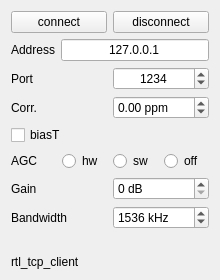
<?xml version="1.0" encoding="UTF-8"?>
<ui version="4.0">
 <class>rtl_tcp_widget</class>
 <widget class="QWidget" name="rtl_tcp_widget">
  <property name="geometry">
   <rect>
    <x>0</x>
    <y>0</y>
    <width>220</width>
    <height>260</height>
   </rect>
  </property>
  <property name="windowTitle">
   <string>rtl-tcp control</string>
  </property>
  <layout class="QVBoxLayout" name="verticalLayout">
   <item>
    <layout class="QHBoxLayout" name="horizontalLayout">
     <item>
      <widget class="QPushButton" name="tcp_connect">
       <property name="text">
        <string>connect</string>
       </property>
      </widget>
     </item>
     <item>
      <widget class="QPushButton" name="tcp_disconnect">
       <property name="text">
        <string>disconnect</string>
       </property>
      </widget>
     </item>
    </layout>
   </item>
   <item>
    <layout class="QHBoxLayout" name="horizontalLayout_2">
     <item>
      <widget class="QLabel" name="label_4">
       <property name="text">
        <string>Address</string>
       </property>
      </widget>
     </item>
     <item>
      <widget class="QLineEdit" name="tcp_address">
       <property name="minimumSize">
        <size>
         <width>100</width>
         <height>0</height>
        </size>
       </property>
       <property name="text">
        <string notr="true">127.0.0.1</string>
       </property>
       <property name="alignment">
        <set>Qt::AlignCenter</set>
       </property>
      </widget>
     </item>
    </layout>
   </item>
   <item>
    <layout class="QHBoxLayout" name="horizontalLayout_3">
     <item>
      <widget class="QLabel" name="label_5">
       <property name="text">
        <string>Port</string>
       </property>
      </widget>
     </item>
     <item>
      <widget class="QSpinBox" name="tcp_port">
       <property name="alignment">
        <set>Qt::AlignCenter</set>
       </property>
       <property name="maximum">
        <number>99999</number>
       </property>
       <property name="value">
        <number>1234</number>
       </property>
      </widget>
     </item>
    </layout>
   </item>
   <item>
    <layout class="QHBoxLayout" name="horizontalLayout_4">
     <item>
      <widget class="QLabel" name="label_1">
       <property name="text">
        <string>Corr.</string>
       </property>
      </widget>
     </item>
     <item>
      <widget class="QDoubleSpinBox" name="tcp_ppm">
       <property name="suffix">
        <string> ppm</string>
       </property>
       <property name="toolTip">
        <string>&lt;html&gt;&lt;head/&gt;&lt;body&gt;&lt;p&gt;ppm control. Tells the device the offset (in ppm) of the observed oscillator offset.&lt;/p&gt;&lt;/body&gt;&lt;/html&gt;</string>
       </property>
       <property name="minimum">
        <double>-150.0</double>
       </property>
       <property name="maximum">
        <double>150.0</double>
       </property>
      </widget>
     </item>
    </layout>
   </item>
   <item>
    <layout class="QHBoxLayout" name="horizontalLayout_5">
     <item>
      <widget class="QCheckBox" name="tcp_biast">
       <property name="text">
        <string>biasT</string>
       </property>
      </widget>
     </item>
    </layout>
   </item>
   <item>
    <layout class="QHBoxLayout" name="horizontalLayout_6">
     <item>
      <widget class="QLabel" name="agcLabel">
       <property name="text">
        <string>AGC</string>
       </property>
      </widget>
     </item>
     <item>
      <widget class="QRadioButton" name="hw_agc">
       <property name="text">
        <string>hw</string>
       </property>
      </widget>
     </item>
     <item>
      <widget class="QRadioButton" name="sw_agc">
       <property name="text">
        <string>sw</string>
       </property>
      </widget>
     </item>
     <item>
      <widget class="QRadioButton" name="manual">
       <property name="text">
        <string>off</string>
       </property>
      </widget>
     </item>
    </layout>
   </item>
   <item>
    <layout class="QHBoxLayout" name="horizontalLayout_7">
     <item>
      <widget class="QLabel" name="gainLabel">
       <property name="text">
        <string>Gain</string>
       </property>
      </widget>
     </item>
     <item>
      <widget class="QSpinBox" name="tcp_gain">
       <property name="suffix">
        <string> dB</string>
       </property>
       <property name="maximum">
        <number>999</number>
       </property>
      </widget>
     </item>
    </layout>
   </item>
   <item>
    <layout class="QHBoxLayout" name="horizontalLayout_8">
     <item>
      <widget class="QLabel" name="bandwidthLabel">
       <property name="text">
        <string>Bandwidth</string>
       </property>
      </widget>
     </item>
     <item>
      <widget class="QSpinBox" name="tcp_bandwidth">
       <property name="suffix">
        <string> kHz</string>
       </property>
       <property name="minimum">
        <number>1200</number>
       </property>
       <property name="maximum">
        <number>2000</number>
       </property>
       <property name="singleStep">
        <number>20</number>
       </property>
       <property name="value">
        <number>1536</number>
       </property>
      </widget>
     </item>
    </layout>
   </item>
   <item>
    <widget class="QLabel" name="theState">
     <property name="text">
      <string/>
     </property>
    </widget>
   </item>
   <item>
    <widget class="QLabel" name="label">
     <property name="text">
      <string>rtl_tcp_client</string>
     </property>
    </widget>
   </item>
  </layout>
 </widget>
 <resources/>
 <connections/>
</ui>
